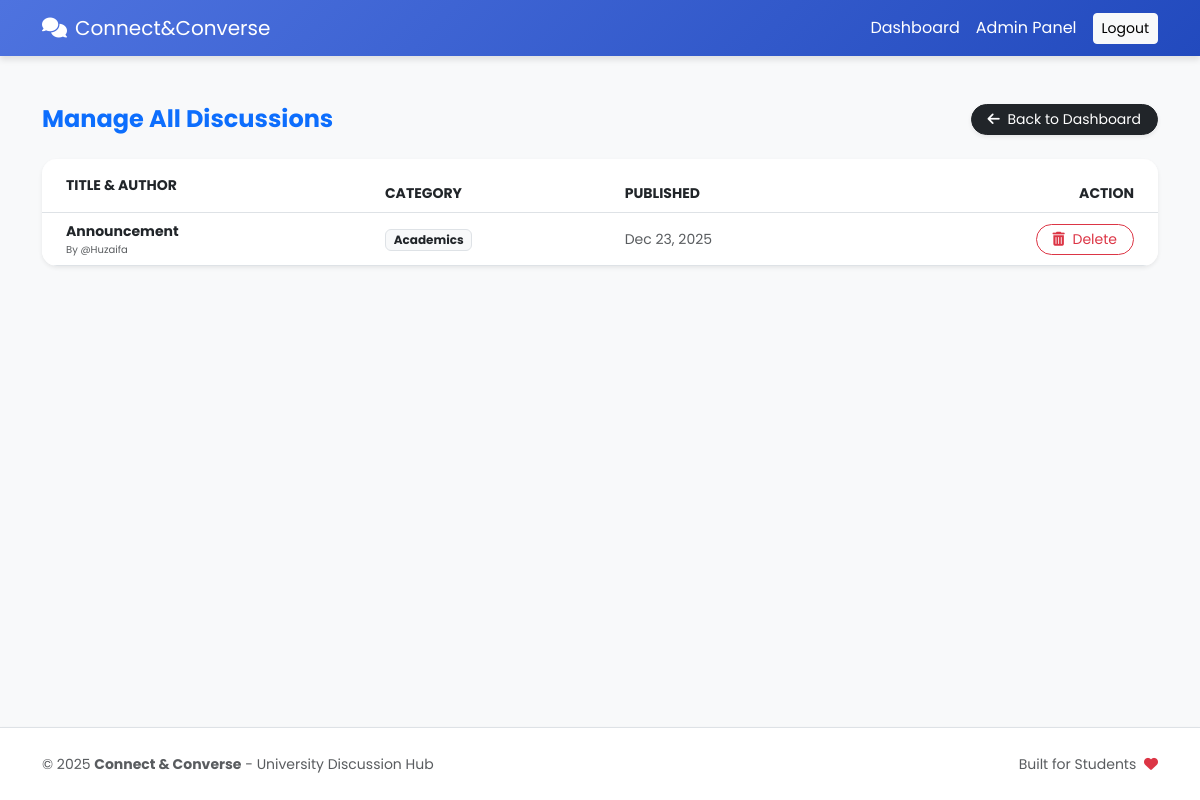
/admin/posts.php (signed in), run on the app's committed database.
### tables this page shows
CREATE TABLE `posts` (
  `id` int(11) NOT NULL,
  `user_id` int(11) DEFAULT NULL,
  `category_id` int(11) DEFAULT NULL,
  `title` varchar(255) NOT NULL,
  `content` text NOT NULL,
  `image` varchar(255) DEFAULT NULL,
  `created_at` timestamp NOT NULL DEFAULT current_timestamp()
);

CREATE TABLE `users` (
  `id` int(11) NOT NULL,
  `username` varchar(50) NOT NULL,
  `email` varchar(100) NOT NULL,
  `password` varchar(255) NOT NULL,
  `profile_pic` varchar(255) DEFAULT 'default.png',
  `role` enum('admin','user') DEFAULT 'user',
  `status` varchar(20) DEFAULT 'active',
  `is_verified` tinyint(1) DEFAULT 0,
  `created_at` timestamp NOT NULL DEFAULT current_timestamp()
);

CREATE TABLE `categories` (
  `id` int(11) NOT NULL,
  `name` varchar(50) NOT NULL,
  `slug` varchar(50) NOT NULL
);

### admin/posts.php (the view, shortened to what this page needs)
<?php include '../includes/header.php';
if(!isset($_SESSION['role']) || $_SESSION['role'] != 'admin') { header("Location: ../index.php"); exit(); } ?>
<div class="container mt-4 flex-grow-1">
    <div class="d-flex justify-content-between align-items-center mb-4">
        <h4 class="fw-bold m-0 text-primary">Manage All Discussions</h4>
        <a href="dashboard.php" class="btn btn-sm btn-dark rounded-pill px-3 shadow-sm">
            <i class="fas fa-arrow-left me-1"></i> Back to Dashboard
        </a>
    </div>
    <div class="card border-0 shadow-sm overflow-hidden" style="border-radius: 15px;">
        <div class="table-responsive">
            <table class="table table-hover align-middle mb-0">
                <thead class="bg-light small text-uppercase">
                    <tr>
                        <th class="ps-4 py-3">Title & Author</th>
                        <th>Category</th>
                        <th>Published</th>
                        <th class="text-end pe-4">Action</th>
                    </tr>
                </thead>
                <tbody>
                    <?php
                    $posts = mysqli_query($conn, "SELECT posts.*, users.username, categories.name as cat_name FROM posts JOIN users ON posts.user_id = users.id JOIN categories ON posts.category_id = categories.id ORDER BY created_at DESC");
                    if(mysqli_num_rows($posts) > 0):
                        while($row = mysqli_fetch_assoc($posts)): ?>
                        <tr>
                            <td class="ps-4">
                                <div class="fw-bold small"><?php echo $row['title']; ?></div>
                                <div class="text-muted" style="font-size: 10px;">By @<?php echo $row['username']; ?></div>
                            </td>
                            <td><span class="badge bg-light text-dark border small"><?php echo $row['cat_name']; ?></span></td>
                            <td class="small text-muted"><?php echo date('M d, Y', strtotime($row['created_at'])); ?></td>
                            <td class="text-end pe-4">
                                <form action="../actions/post_action.php" method="POST" class="d-inline">
                                    <button type="submit" name="delete_post_admin" class="btn btn-sm btn-outline-danger rounded-pill px-3" onclick="return confirm('DANGER: This will permanently remove the discussion. Proceed?')">
                                        <i class="fas fa-trash-alt me-1"></i> Delete
                                    </button>
                                </form>
                            </td>
                        </tr>
                    <?php endwhile; else: ?>
                        <tr><td colspan="4" class="text-center py-5 text-muted">No posts available in the system.</td></tr>
                    <?php endif; ?>
                </tbody>
            </table>
        </div>
    </div>
</div>
<?php include '../includes/footer.php'; ?>

### includes/header.php (style rules this page uses)
html, body { height: 100%; margin: 0; }
body { display: flex; flex-direction: column; font-family: 'Poppins', sans-serif; background-color: #f8f9fa; }
.flex-grow-1 { flex: 1 0 auto; }
.card { border: none; border-radius: 12px; box-shadow: 0 2px 10px rgba(0,0,0,0.05); }

### data on the page
posts: title "Announcement", user.username "Huzaifa", category.name "Academics", created_at "Dec 23, 2025"
